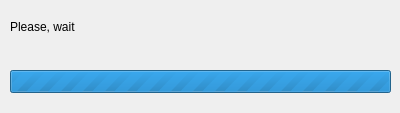
<?xml version="1.0" encoding="UTF-8"?>
<ui version="4.0">
 <class>LoadingDialog</class>
 <widget class="QDialog" name="LoadingDialog">
  <property name="geometry">
   <rect>
    <x>0</x>
    <y>0</y>
    <width>400</width>
    <height>113</height>
   </rect>
  </property>
  <property name="sizePolicy">
   <sizepolicy hsizetype="Fixed" vsizetype="Fixed">
    <horstretch>0</horstretch>
    <verstretch>0</verstretch>
   </sizepolicy>
  </property>
  <property name="windowTitle">
   <string>Loading...</string>
  </property>
  <property name="modal">
   <bool>true</bool>
  </property>
  <widget class="QProgressBar" name="progressBar">
   <property name="geometry">
    <rect>
     <x>10</x>
     <y>70</y>
     <width>381</width>
     <height>23</height>
    </rect>
   </property>
   <property name="maximum">
    <number>0</number>
   </property>
   <property name="value">
    <number>-1</number>
   </property>
   <property name="textVisible">
    <bool>false</bool>
   </property>
  </widget>
  <widget class="QLabel" name="label">
   <property name="geometry">
    <rect>
     <x>10</x>
     <y>20</y>
     <width>381</width>
     <height>41</height>
    </rect>
   </property>
   <property name="text">
    <string>Please, wait</string>
   </property>
   <property name="alignment">
    <set>Qt::AlignLeading|Qt::AlignLeft|Qt::AlignTop</set>
   </property>
  </widget>
 </widget>
 <resources/>
 <connections/>
</ui>
